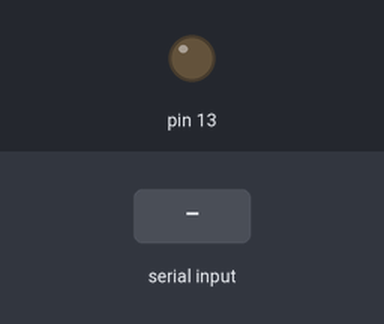
Simulated run of this sketch. Board: Arduino Uno, built with avr-gcc and run on an emulated ATmega328P. On the bench: output pins drawn as LEDs (lit = HIGH). The inputs (shaded band) are chosen by the test bench.

Above: at 1.2 s.
1.3 s: "ON" received over Serial
At 3.1 s:
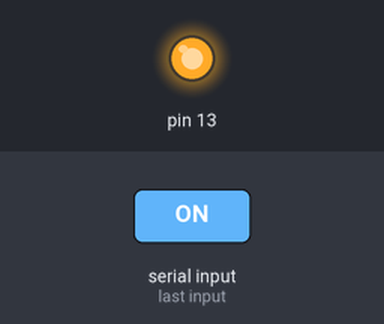
3.8 s: "OFF" received over Serial
At 6.2 s:
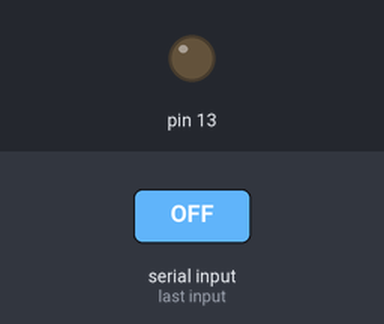
Timing chart, 0 to 7.7 s (numbered marks = the images above; inputs shaded):
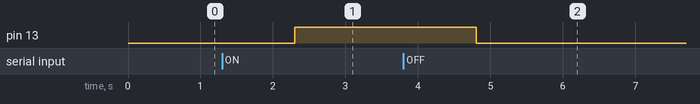

The sketch:

Arduino_Code.ino
```cpp
void setup() {
  Serial.begin(9600);
  pinMode(13,OUTPUT);
}

void loop() {
  String buff;
  while(Serial.available() > 0);
  buff = Serial.readString();
  if(buff == "ON")
  {
    digitalWrite(13,HIGH);
  }
  else if(buff == "OFF")
  {
    digitalWrite(13,LOW);
  }
}
```

Measured:
- after the input at 1.3 s, pin 13: LOW → HIGH after 1.0 s
- after the input at 3.8 s, pin 13: HIGH → LOW after 1.0 s
